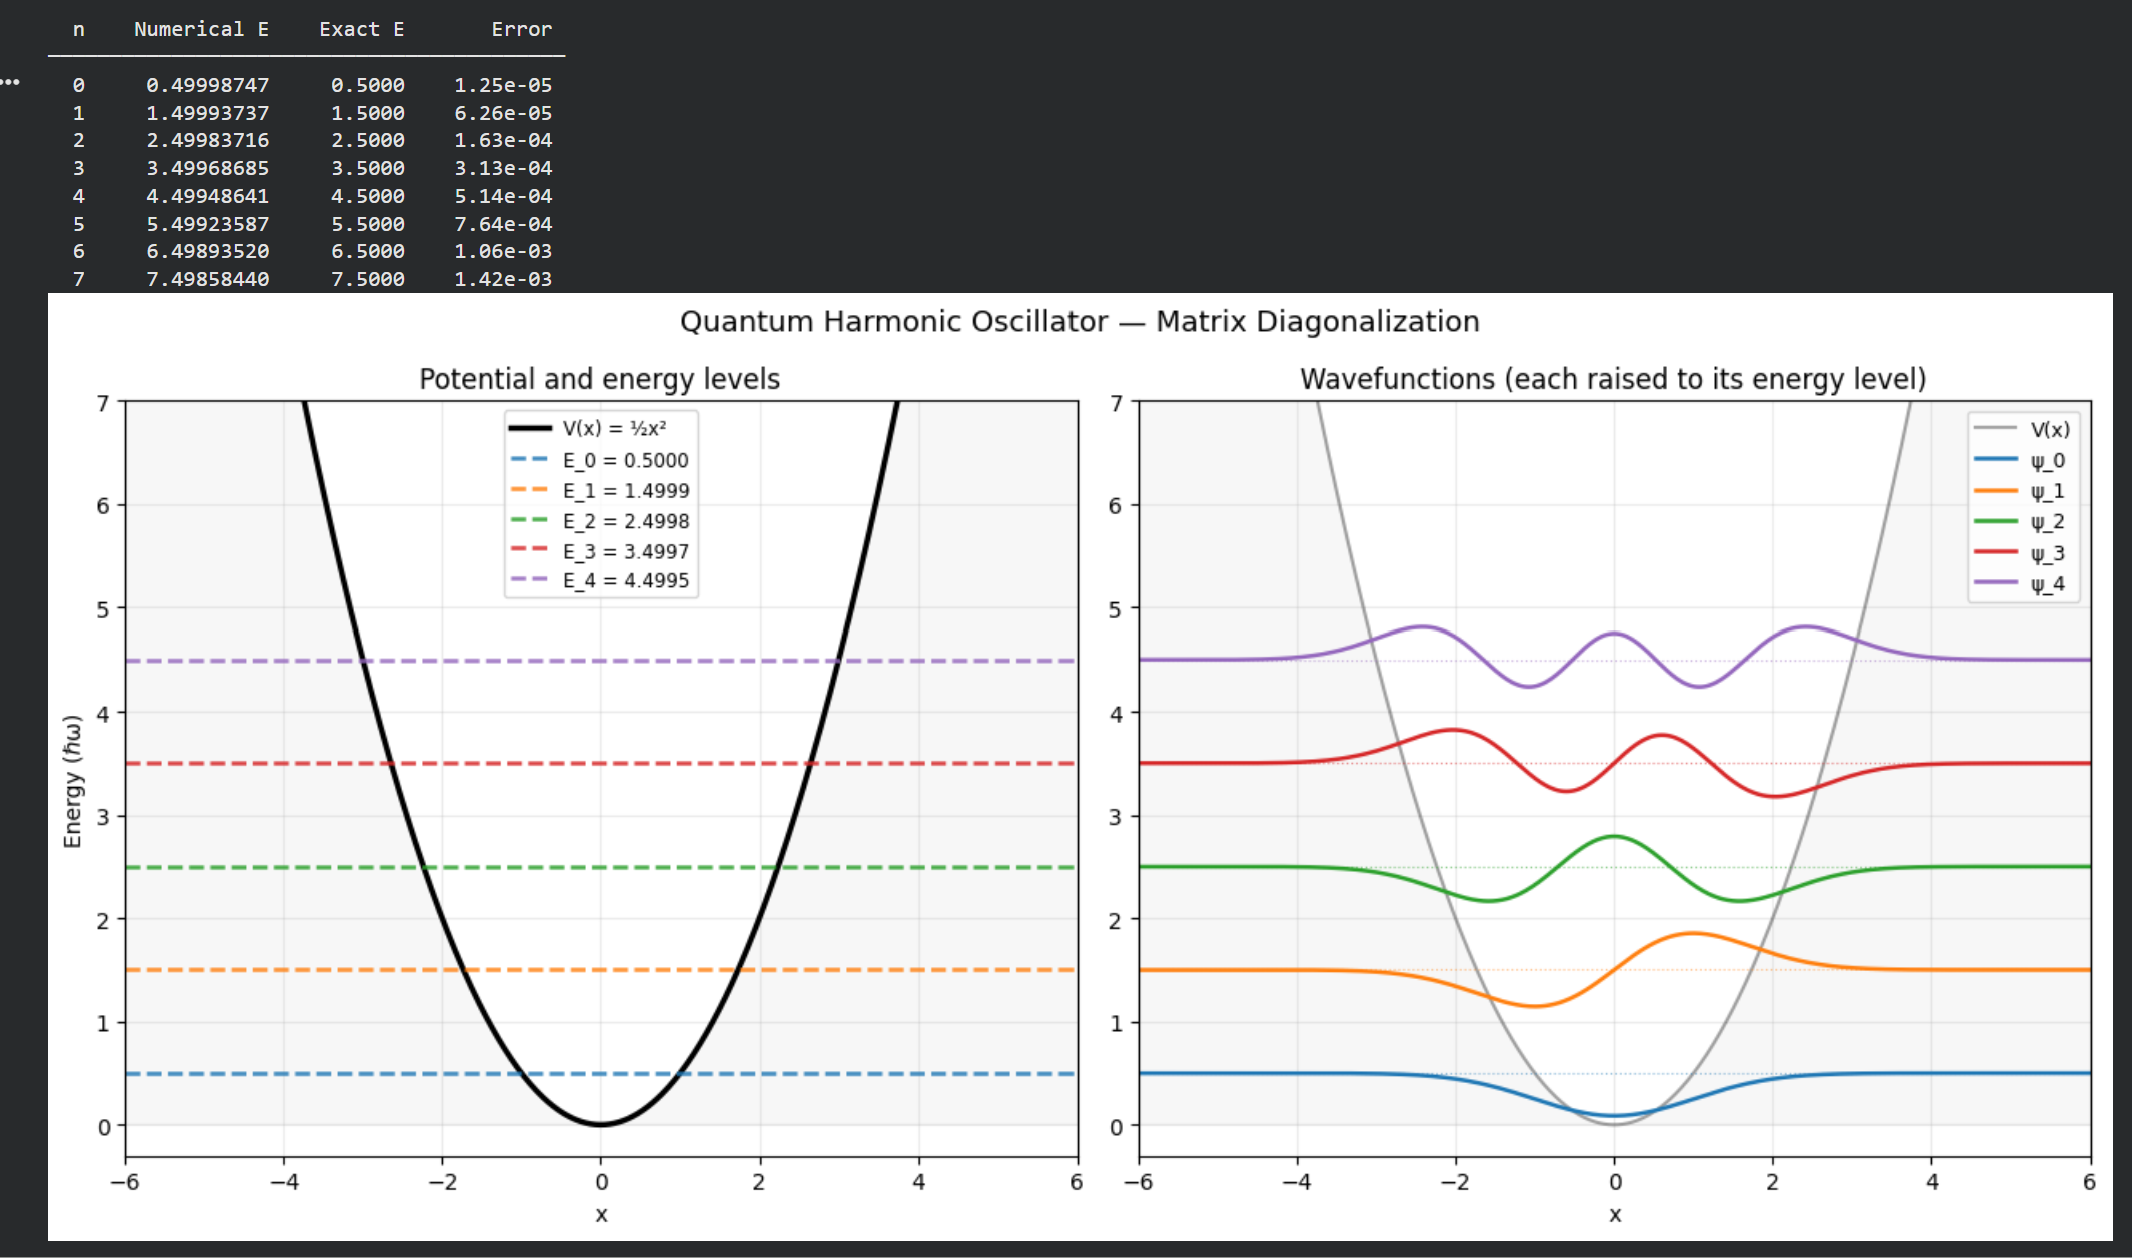

Source code (Python):
import numpy as np
import matplotlib.pyplot as plt



x_min, x_max = -8.0, 8.0
N = 1000

x = np.linspace(x_min, x_max, N)   
h = x[1] - x[0]                     # doing some grid spacing here



def V(x):
    return 0.5 * x**2               # harmonic oscillator t: E_n = (n + 0.5)x**2
    # return 0.5*x**2 + 0.1*x**4   # anharmonic (we have no exact answer — computer only)
    # return (x**2 - 2.0)**2        # double well (quantum tunneling happens here)
    


# Building the Hamiltonian matrix H instead of solving the differential operator H
# In quantum mechanics: H = T + V
# T = kinetic energy = -(ħ²/2m) d²/dx² (in natural units ħ=1, m=1/2 → T = -d²/dx²)\
# V here is trivial

# The second derivative d²ψ/dx² ≈ (ψ[i-1] - 2ψ[i] + ψ[i+1]) / h² by Taylor Expansion
# So -½ * d²ψ/dx² ≈ ψ[i]/h² - ψ[i-1]/(2h²) - ψ[i+1]/(2h²)

# Written as a matrix, H is tridiagonal cause the second derivative at grid point i only involves the neighboring points i-1 and i+1
#   diagonal entry [i,i]   = 1/h² + V(x[i])
#   off-diagonal   [i,i±1] = -1/(2h²)



main_diagonal = 1.0/h**2 + V(x)              # length N
off_diagonal  = -0.5/h**2 * np.ones(N - 1)   # length N-1

H = (np.diag(main_diagonal)
   + np.diag(off_diagonal, k=+1)
   + np.diag(off_diagonal, k=-1))


# Solving H ψ = E ψ
# np.linalg.eigh solves the eigenvalue problem for a matrix.
# Returns eigenvalues (energies) in ascending order,
# and eigenvectors (wavefunctions) as columns of the matrix.

eigenvalues, eigenvectors = np.linalg.eigh(H)

# eigenvectors[:, n] is the nth wavefunction as a length-N array
# Normalize each one so ∫|ψ|² dx = 1
wavefunctions = []
for n in range(8):
    psi  = eigenvectors[:, n]
    norm = np.sqrt(np.trapezoid(psi**2, x))
    wavefunctions.append(psi / norm)




# ── Printing the verification table ──────────────────────────────────────────────────
print(f"{'n':>3}  {'Numerical E':>13}  {'Exact E':>9}  {'Error':>10}")
print("─" * 42)
for n in range(8):
    E_num   = eigenvalues[n]
    E_exact = n + 0.5
    print(f"{n:>3}  {E_num:>13.8f}  {E_exact:>9.4f}  {abs(E_num - E_exact):>10.2e}")





# Plotting
fig, axes = plt.subplots(1, 2, figsize=(13, 6))
fig.suptitle("Quantum Harmonic Oscillator — Matrix Diagonalization", fontsize=13)

# Left panel: potential curve + horizontal energy level lines
ax = axes[0]
ax.plot(x, V(x), color='black', lw=2.5, label='V(x) = ½x²')
ax.fill_between(x, V(x), alpha=0.06, color='gray')
for n in range(5):
    E = eigenvalues[n]
    ax.axhline(y=E, color=f'C{n}', linestyle='--', lw=1.8, alpha=0.85,
               label=f'E_{n} = {E:.4f}')
ax.set_xlim(-6, 6);  ax.set_ylim(-0.3, 7)
ax.set_xlabel('x');  ax.set_ylabel('Energy (ℏω)')
ax.set_title('Potential and energy levels')
ax.legend(fontsize=8.5);  ax.grid(alpha=0.25)

# Right panel: wavefunctions, each lifted up to sit at its own energy level
ax = axes[1]
ax.plot(x, V(x), color='black', lw=1.5, alpha=0.35, label='V(x)')
ax.fill_between(x, V(x), alpha=0.06, color='gray')
for n in range(5):
    E   = eigenvalues[n]
    psi = wavefunctions[n]
    ax.plot(x, psi * 0.55 + E, color=f'C{n}', lw=1.8, label=f'ψ_{n}')
    ax.axhline(y=E, color=f'C{n}', linestyle=':', lw=0.8, alpha=0.5)
ax.set_xlim(-6, 6);  ax.set_ylim(-0.3, 7)
ax.set_xlabel('x')
ax.set_title('Wavefunctions (each raised to its energy level)')
ax.legend(fontsize=9);  ax.grid(alpha=0.25)

plt.tight_layout()
plt.savefig('numerov_result.png', dpi=150, bbox_inches='tight')
plt.show()
